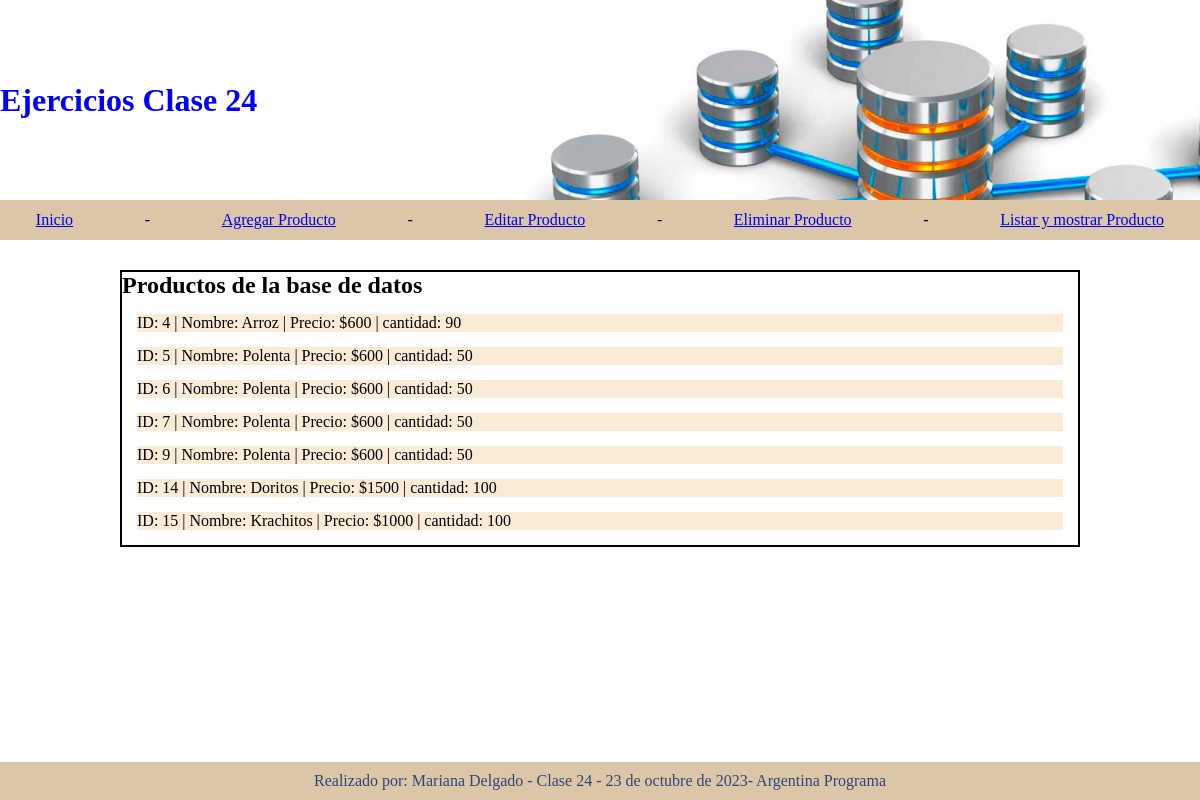
Screenshot of /funcListar.php with the database file from the repository.
### tables this page shows
CREATE TABLE `tabla_productos` (
  `id` int(10) NOT NULL,
  `nombre` varchar(50) NOT NULL,
  `precio` float NOT NULL,
  `cantidad` int(5) NOT NULL
);

### Cbasedatos.php (called while the page is built, shortened)
<?php
class CBaseDeDatos{
    private $conexion;
    public function conectar($host, $nombreBD, $usuario, $contrasena){
        try {
            $dsn = "mysql:host=$host;dbname=$nombreBD";
            $this->conexion = new PDO($dsn, $usuario, $contrasena);
            $this->conexion->setAttribute(PDO::ATTR_ERRMODE, PDO::ERRMODE_EXCEPTION);
        } catch (PDOException $e) {
            die("Error de conexión a la base de datos: " . $e->getMessage());
        }
    }
    public function consultar($consulta_sql) {
        try {
            $consulta = $this->conexion->query($consulta_sql);
            if ($consulta) {
                $resultados = $consulta->fetchAll(PDO::FETCH_ASSOC);
                return $resultados;
            }
            else {
                echo '1. Error en la consulta: ' . $this->conexion->errorInfo()[2];
            }
        }
        catch (PDOException $e) {
            echo '2. Error en la consulta: ' . $e->getMessage();
        }
    }
}
$bd = new CBaseDeDatos();
?>

### funcListar.php (the view, shortened to what this page needs)
<!DOCTYPE html>
<html lang="en">
<head>
    <link rel="stylesheet" href="estilos.css">
</head>
<body>
    <header>
        <div id="titulo">
            <h1>Ejercicios Clase 24</h1>
        </div>
    </header>
    <nav>
        <?php
           include "CABM.php"
        ?>
    </nav>
    <div class="DivCuerpo">
        <div class="DivContenido" id="DivListar">
            <h2>Productos de la base de datos</h2>
            <?php
                include 'Cproducto.php';
                include "Cbasedatos.php";
                $abm= new Cabm();
                $consulta=$abm->listar();
                $resultados=$bd->consultar($consulta);
                if (count($resultados) > 0) {
                    foreach ($resultados as $row) {
                        echo '<div class="producto">';
                        echo 'ID: ' . $row['id'] . ' | Nombre: ' . $row['nombre'].' | Precio: $' . $row['precio'] .' | cantidad: ' . $row['cantidad'];
                        echo '</div>';
                    }
                }
                else {
                    echo 'No hay productos disponibles.';
                }
            ?>
        </div>
    </div>
    <footer>
        <p>Realizado por: Mariana Delgado - Clase 24 - 23 de octubre de 2023- Argentina Programa</p>
    </footer>
</body>
</html>

### CABM.php (shortened to what this page needs)
<?php
class CAbm{
    public function listar(){
        $consulta_sql = "SELECT * FROM tabla_productos";
        return $consulta_sql;
    }
    public function menu(){
        echo '<a href="index.php">Inicio</a>'." -";
        echo '<a href="FormAgregar.php">Agregar Producto</a>'." -";
        echo '<a href="FormEditar.php">Editar Producto</a>'." - ";
        echo '<a href="FormEliminar.php">Eliminar Producto</a>'." - ";
        echo '<a href="FuncListar.php">Listar y mostrar Producto</a>';
    }
}
$abm= new CAbm();
$abm->menu();
?>

### estilos.css (style rules this page uses)
* { margin: 0; padding: 0; box-sizing: border-box; }
body { height: 100%; }
header { background-image: url('img/banner.jpg'); background-size: cover; height: 200px; font-weight: bolder; display: flex; align-items: center; }
nav { height: 40px; text-align: center; background-color: #DCC6A8; display: flex; align-items: center; justify-content: space-around; }
#titulo { text-align: center; }
#titulo h1 { color:blue; }
.DivCuerpo { background-color:white; display: flex; justify-content: center; align-items: center; }
.DivContenido { width: 80%; }
#DivListar { margin:30px; border: 2px solid black; }
.producto { margin:15px; border-bottom: 1px solid rose; background-color: antiquewhite; }
footer { position: fixed; bottom: 0; left: 0; width: 100%; background-color:#DCC6A8; color: #304773; text-align: center; padding: 10px; }

### rows the page displays
tabla_productos: id "4", nombre "Arroz", precio "600", cantidad "90"
tabla_productos: id "5", nombre "Polenta", precio "600", cantidad "50"
tabla_productos: id "6", nombre "Polenta", precio "600", cantidad "50"
tabla_productos: id "7", nombre "Polenta", precio "600", cantidad "50"
tabla_productos: id "9", nombre "Polenta", precio "600", cantidad "50"
tabla_productos: id "14", nombre "Doritos", precio "1500", cantidad "100"
tabla_productos: id "15", nombre "Krachitos", precio "1000", cantidad "100"
